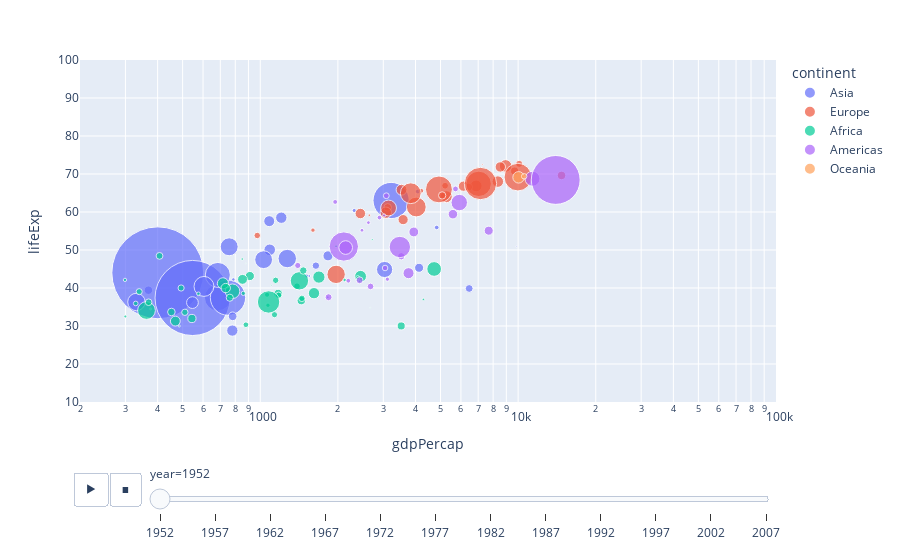

Notebook source saved alongside this figure:
### Markdown cell above
#### 7. Watch the classic [Gapminder Video](https://www.youtube.com/watch?v=jbkSRLYSojo), then have a look at the [`plotly` version](https://plotly.com/python/animations/) and recreate the animation (perhaps after optionally exploring and changing the [style](https://plotly.com/python/templates/), if you wish)

### Code cell
import plotly.express as px
df = px.data.gapminder()
px.scatter(df, x="gdpPercap", y="lifeExp", animation_frame="year", animation_group="country",
           size="pop", color="continent", hover_name="country",
           log_x=True, size_max=100, range_x=[200,100000], range_y=[10,100])

### Figure 1 — Plotly figure (JSON) as saved in the notebook; plotly's stock layout.template omitted (floating-point values rounded to 4 significant figures)
{"data": [{"hovertemplate": "<b>%{hovertext}</b><br><br>continent=Asia<br>year=1952<br>gdpPercap=%{x}<br>lifeExp=%{y}<br>pop=%{marker.size}<extra></extra>", "hovertext": ["Afghanistan", "Bahrain", "Bangladesh", "Cambodia", "China", "Hong Kong, China", "India", "Indonesia", "Iran", "Iraq", "Israel", "Japan", "Jordan", "Korea, Dem. Rep.", "Korea, Rep.", "Kuwait", "Lebanon", "Malaysia", "Mongolia", "Myanmar", "Nepal", "Oman", "Pakistan", "Philippines", "Saudi Arabia", "Singapore", "Sri Lanka", "Syria", "Taiwan", "Thailand", "Vietnam", "West Bank and Gaza", "Yemen, Rep."], "ids": ["Afghanistan", "Bahrain", "Bangladesh", "Cambodia", "China", "Hong Kong, China", "India", "Indonesia", "Iran", "Iraq", "Israel", "Japan", "Jordan", "Korea, Dem. Rep.", "Korea, Rep.", "Kuwait", "Lebanon", "Malaysia", "Mongolia", "Myanmar", "Nepal", "Oman", "Pakistan", "Philippines", "Saudi Arabia", "Singapore", "Sri Lanka", "Syria", "Taiwan", "Thailand", "Vietnam", "West Bank and Gaza", "Yemen, Rep."], "legendgroup": "Asia", "marker": {"color": "#636efa", "size": [8425333, 120447, 46886859, 4693836, 556263527, 2125900, 372000000, 82052000, 17272000, 5441766, 1620914, 86459025, 607914, 8865488, 20947571, 160000, 1439529, 6748378, 800663, 20092996, 9182536, 507833, 41346560, 22438691, 4005677, 1127000, 7982342, 3661549, 8550362, 21289402, 26246839, 1030585, 4963829], "sizemode": "area", "sizeref": 131900.0, "symbol": "circle"}, "mode": "markers", "name": "Asia", "orientation": "v", "showlegend": true, "type": "scatter", "x": [779.4, 9867.0, 684.2, 368.5, 400.4, 3054.0, 546.6, 749.7, 3035.0, 4130.0, 4087.0, 3217.0, 1547.0, 1088.0, 1031.0, 108400.0, 4835.0, 1831.0, 786.6, 331, 545.9, 1828.0, 684.6, 1273.0, 6460.0, 2315.0, 1084.0, 1643.0, 1207.0, 757.8, 605.1, 1516.0, 781.7], "xaxis": "x", "y": [28.8, 50.94, 37.48, 39.42, 44, 60.96, 37.37, 37.47, 44.87, 45.32, 65.39, 63.03, 43.16, 50.06, 47.45, 55.56, 55.93, 48.46, 42.24, 36.32, 36.16, 37.58, 43.44, 47.75, 39.88, 60.4, 57.59, 45.88, 58.5, 50.85, 40.41, 43.16, 32.55], "yaxis": "y"}, {"hovertemplate": "<b>%{hovertext}</b><br><br>continent=Europe<br>year=1952<br>gdpPercap=%{x}<br>lifeExp=%{y}<br>pop=%{marker.size}<extra></extra>", "hovertext": ["Albania", "Austria", "Belgium", "Bosnia and Herzegovina", "Bulgaria", "Croatia", "Czech Republic", "Denmark", "Finland", "France", "Germany", "Greece", "Hungary", "Iceland", "Ireland", "Italy", "Montenegro", "Netherlands", "Norway", "Poland", "Portugal", "Romania", "Serbia", "Slovak Republic", "Slovenia", "Spain", "Sweden", "Switzerland", "Turkey", "United Kingdom"], "ids": ["Albania", "Austria", "Belgium", "Bosnia and Herzegovina", "Bulgaria", "Croatia", "Czech Republic", "Denmark", "Finland", "France", "Germany", "Greece", "Hungary", "Iceland", "Ireland", "Italy", "Montenegro", "Netherlands", "Norway", "Poland", "Portugal", "Romania", "Serbia", "Slovak Republic", "Slovenia", "Spain", "Sweden", "Switzerland", "Turkey", "United Kingdom"], "legendgroup": "Europe", "marker": {"color": "#EF553B", "size": [1282697, 6927772, 8730405, 2791000, 7274900, 3882229, 9125183, 4334000, 4090500, 42459667, 69145952, 7733250, 9504000, 147962, 2952156, 47666000, 413834, 10381988, 3327728, 25730551, 8526050, 16630000, 6860147, 3558137, 1489518, 28549870, 7124673, 4815000, 22235677, 50430000], "sizemode": "area", "sizeref": 131900.0, "symbol": "circle"}, "mode": "markers", "name": "Europe", "orientation": "v", "showlegend": true, "type": "scatter", "x": [1601.0, 6137.0, 8343.0, 973.5, 2444.0, 3119.0, 6876.0, 9692.0, 6425.0, 7030.0, 7144.0, 3531.0, 5264.0, 7268.0, 5210.0, 4931.0, 2648.0, 8942.0, 10100.0, 4029.0, 3068.0, 3145.0, 3581.0, 5075.0, 4215.0, 3834.0, 8528.0, 14730.0, 1969.0, 9980.0], "xaxis": "x", "y": [55.23, 66.8, 68, 53.82, 59.6, 61.21, 66.87, 70.78, 66.55, 67.41, 67.5, 65.86, 64.03, 72.49, 66.91, 65.94, 59.16, 72.13, 72.67, 61.31, 59.82, 61.05, 58.0, 64.36, 65.57, 64.94, 71.86, 69.62, 43.59, 69.18], "yaxis": "y"}, {"hovertemplate": "<b>%{hovertext}</b><br><br>continent=Africa<br>year=1952<br>gdpPercap=%{x}<br>lifeExp=%{y}<br>pop=%{marker.size}<extra></extra>", "hovertext": ["Algeria", "Angola", "Benin", "Botswana", "Burkina Faso", "Burundi", "Cameroon", "Central African Republic", "Chad", "Comoros", "Congo, Dem. Rep.", "Congo, Rep.", "Cote d'Ivoire", "Djibouti", "Egypt", "Equatorial Guinea", "Eritrea", "Ethiopia", "Gabon", "Gambia", "Ghana", "Guinea", "Guinea-Bissau", "Kenya", "Lesotho", "Liberia", "Libya", "Madagascar", "Malawi", "Mali", "Mauritania", "Mauritius", "Morocco", "Mozambique", "Namibia", "Niger", "Nigeria", "Reunion", "Rwanda", "Sao Tome and Principe", "Senegal", "Sierra Leone", "Somalia", "South Africa", "Sudan", "Swaziland", "Tanzania", "Togo", "Tunisia", "Uganda", "Zambia", "Zimbabwe"], "ids": ["Algeria", "Angola", "Benin", "Botswana", "Burkina Faso", "Burundi", "Cameroon", "Central African Republic", "Chad", "Comoros", "Congo, Dem. Rep.", "Congo, Rep.", "Cote d'Ivoire", "Djibouti", "Egypt", "Equatorial Guinea", "Eritrea", "Ethiopia", "Gabon", "Gambia", "Ghana", "Guinea", "Guinea-Bissau", "Kenya", "Lesotho", "Liberia", "Libya", "Madagascar", "Malawi", "Mali", "Mauritania", "Mauritius", "Morocco", "Mozambique", "Namibia", "Niger", "Nigeria", "Reunion", "Rwanda", "Sao Tome and Principe", "Senegal", "Sierra Leone", "Somalia", "South Africa", "Sudan", "Swaziland", "Tanzania", "Togo", "Tunisia", "Uganda", "Zambia", "Zimbabwe"], "legendgroup": "Africa", "marker": {"color": "#00cc96", "size": [9279525, 4232095, 1738315, 442308, 4469979, 2445618, 5009067, 1291695, 2682462, 153936, 14100005, 854885, 2977019, 63149, 22223309, 216964, 1438760, 20860941, 420702, 284320, 5581001, 2664249, 580653, 6464046, 748747, 863308, 1019729, 4762912, 2917802, 3838168, 1022556, 516556, 9939217, 6446316, 485831, 3379468, 33119096, 257700, 2534927, 60011, 2755589, 2143249, 2526994, 14264935, 8504667, 290243, 8322925, 1219113, 3647735, 5824797, 2672000, 3080907], "sizemode": "area", "sizeref": 131900.0, "symbol": "circle"}, "mode": "markers", "name": "Africa", "orientation": "v", "showlegend": true, "type": "scatter", "x": [2449.0, 3521.0, 1063.0, 851.2, 543.3, 339.3, 1173.0, 1071.0, 1179.0, 1103.0, 780.5, 2126.0, 1389.0, 2670.0, 1419.0, 375.6, 328.9, 362.1, 4293.0, 485.2, 911.3, 510.2, 299.9, 853.5, 298.8, 575.6, 2388.0, 1443.0, 369.2, 452.3, 743.1, 1968.0, 1688.0, 468.5, 2424.0, 761.9, 1077.0, 2719.0, 493.3, 879.6, 1450.0, 879.8, 1136.0, 4725.0, 1616.0, 1148.0, 716.7, 859.8, 1468.0, 734.8, 1147.0, 406.9], "xaxis": "x", "y": [43.08, 30.02, 38.22, 47.62, 31.98, 39.03, 38.52, 35.46, 38.09, 40.72, 39.14, 42.11, 40.48, 34.81, 41.89, 34.48, 35.93, 34.08, 37.0, 30, 43.15, 33.61, 32.5, 42.27, 42.14, 38.48, 42.72, 36.68, 36.26, 33.69, 40.54, 50.99, 42.87, 31.29, 41.73, 37.44, 36.32, 52.72, 40, 46.47, 37.28, 30.33, 32.98, 45.01, 38.63, 41.41, 41.22, 38.6, 44.6, 39.98, 42.04, 48.45], "yaxis": "y"}, {"hovertemplate": "<b>%{hovertext}</b><br><br>continent=Americas<br>year=1952<br>gdpPercap=%{x}<br>lifeExp=%{y}<br>pop=%{marker.size}<extra></extra>", "hovertext": ["Argentina", "Bolivia", "Brazil", "Canada", "Chile", "Colombia", "Costa Rica", "Cuba", "Dominican Republic", "Ecuador", "El Salvador", "Guatemala", "Haiti", "Honduras", "Jamaica", "Mexico", "Nicaragua", "Panama", "Paraguay", "Peru", "Puerto Rico", "Trinidad and Tobago", "United States", "Uruguay", "Venezuela"], "ids": ["Argentina", "Bolivia", "Brazil", "Canada", "Chile", "Colombia", "Costa Rica", "Cuba", "Dominican Republic", "Ecuador", "El Salvador", "Guatemala", "Haiti", "Honduras", "Jamaica", "Mexico", "Nicaragua", "Panama", "Paraguay", "Peru", "Puerto Rico", "Trinidad and Tobago", "United States", "Uruguay", "Venezuela"], "legendgroup": "Americas", "marker": {"color": "#ab63fa", "size": [17876956, 2883315, 56602560, 14785584, 6377619, 12350771, 926317, 6007797, 2491346, 3548753, 2042865, 3146381, 3201488, 1517453, 1426095, 30144317, 1165790, 940080, 1555876, 8025700, 2227000, 662850, 157553000, 2252965, 5439568], "sizemode": "area", "sizeref": 131900.0, "symbol": "circle"}, "mode": "markers", "name": "Americas", "orientation": "v", "showlegend": true, "type": "scatter", "x": [5911.0, 2677.0, 2109.0, 11370.0, 3940.0, 2144.0, 2627.0, 5587.0, 1398.0, 3522.0, 3048.0, 2428.0, 1840.0, 2195.0, 2899.0, 3478.0, 3112.0, 2480.0, 1952.0, 3759.0, 3082.0, 3023.0, 13990.0, 5717.0, 7690.0], "xaxis": "x", "y": [62.48, 40.41, 50.92, 68.75, 54.74, 50.64, 57.21, 59.42, 45.93, 48.36, 45.26, 42.02, 37.58, 41.91, 58.53, 50.79, 42.31, 55.19, 62.65, 43.9, 64.28, 59.1, 68.44, 66.07, 55.09], "yaxis": "y"}, {"hovertemplate": "<b>%{hovertext}</b><br><br>continent=Oceania<br>year=1952<br>gdpPercap=%{x}<br>lifeExp=%{y}<br>pop=%{marker.size}<extra></extra>", "hovertext": ["Australia", "New Zealand"], "ids": ["Australia", "New Zealand"], "legendgroup": "Oceania", "marker": {"color": "#FFA15A", "size": [8691212, 1994794], "sizemode": "area", "sizeref": 131900.0, "symbol": "circle"}, "mode": "markers", "name": "Oceania", "orientation": "v", "showlegend": true, "type": "scatter", "x": [10040.0, 10560.0], "xaxis": "x", "y": [69.12, 69.39], "yaxis": "y"}], "layout": {"legend": {"itemsizing": "constant", "title": {"text": "continent"}, "tracegroupgap": 0}, "margin": {"t": 60}, "sliders": [{"active": 0, "currentvalue": {"prefix": "year="}, "len": 0.9, "pad": {"b": 10, "t": 60}, "steps": [{"args": [["1952"], {"frame": {"duration": 0, "redraw": false}, "fromcurrent": true, "mode": "immediate", "transition": {"duration": 0, "easing": "linear"}}], "label": "1952", "method": "animate"}, {"args": [["1957"], {"frame": {"duration": 0, "redraw": false}, "fromcurrent": true, "mode": "immediate", "transition": {"duration": 0, "easing": "linear"}}], "label": "1957", "method": "animate"}, {"args": [["1962"], {"frame": {"duration": 0, "redraw": false}, "fromcurrent": true, "mode": "immediate", "transition": {"duration": 0, "easing": "linear"}}], "label": "1962", "method": "animate"}, {"args": [["1967"], {"frame": {"duration": 0, "redraw": false}, "fromcurrent": true, "mode": "immediate", "transition": {"duration": 0, "easing": "linear"}}], "label": "1967", "method": "animate"}, {"args": [["1972"], {"frame": {"duration": 0, "redraw": false}, "fromcurrent": true, "mode": "immediate", "transition": {"duration": 0, "easing": "linear"}}], "label": "1972", "method": "animate"}, {"args": [["1977"], {"frame": {"duration": 0, "redraw": false}, "fromcurrent": true, "mode": "immediate", "transition": {"duration": 0, "easing": "linear"}}], "label": "1977", "method": "animate"}, {"args": [["1982"], {"frame": {"duration": 0, "redraw": false}, "fromcurrent": true, "mode": "immediate", "transition": {"duration": 0, "easing": "linear"}}], "label": "1982", "method": "animate"}, {"args": [["1987"], {"frame": {"duration": 0, "redraw": false}, "fromcurrent": true, "mode": "immediate", "transition": {"duration": 0, "easing": "linear"}}], "label": "1987", "method": "animate"}, {"args": [["1992"], {"frame": {"duration": 0, "redraw": false}, "fromcurrent": true, "mode": "immediate", "transition": {"duration": 0, "easing": "linear"}}], "label": "1992", "method": "animate"}, {"args": [["1997"], {"frame": {"duration": 0, "redraw": false}, "fromcurrent": true, "mode": "immediate", "transition": {"duration": 0, "easing": "linear"}}], "label": "1997", "method": "animate"}, {"args": [["2002"], {"frame": {"duration": 0, "redraw": false}, "fromcurrent": true, "mode": "immediate", "transition": {"duration": 0, "easing": "linear"}}], "label": "2002", "method": "animate"}, {"args": [["2007"], {"frame": {"duration": 0, "redraw": false}, "fromcurrent": true, "mode": "immediate", "transition": {"duration": 0, "easing": "linear"}}], "label": "2007", "method": "animate"}], "x": 0.1, "xanchor": "left", "y": 0, "yanchor": "top"}], "updatemenus": [{"buttons": [{"args": [null, {"frame": {"duration": 500, "redraw": false}, "fromcurrent": true, "mode": "immediate", "transition": {"duration": 500, "easing": "linear"}}], "label": "&#9654;", "method": "animate"}, {"args": [[null], {"frame": {"duration": 0, "redraw": false}, "fromcurrent": true, "mode": "immediate", "transition": {"duration": 0, "easing": "linear"}}], "label": "&#9724;", "method": "animate"}], "direction": "left", "pad": {"r": 10, "t": 70}, "showactive": false, "type": "buttons", "x": 0.1, "xanchor": "right", "y": 0, "yanchor": "top"}], "xaxis": {"anchor": "y", "domain": [0, 1], "range": [2.301, 5], "title": {"text": "gdpPercap"}, "type": "log"}, "yaxis": {"anchor": "x", "domain": [0, 1], "range": [10, 100], "title": {"text": "lifeExp"}}}}
